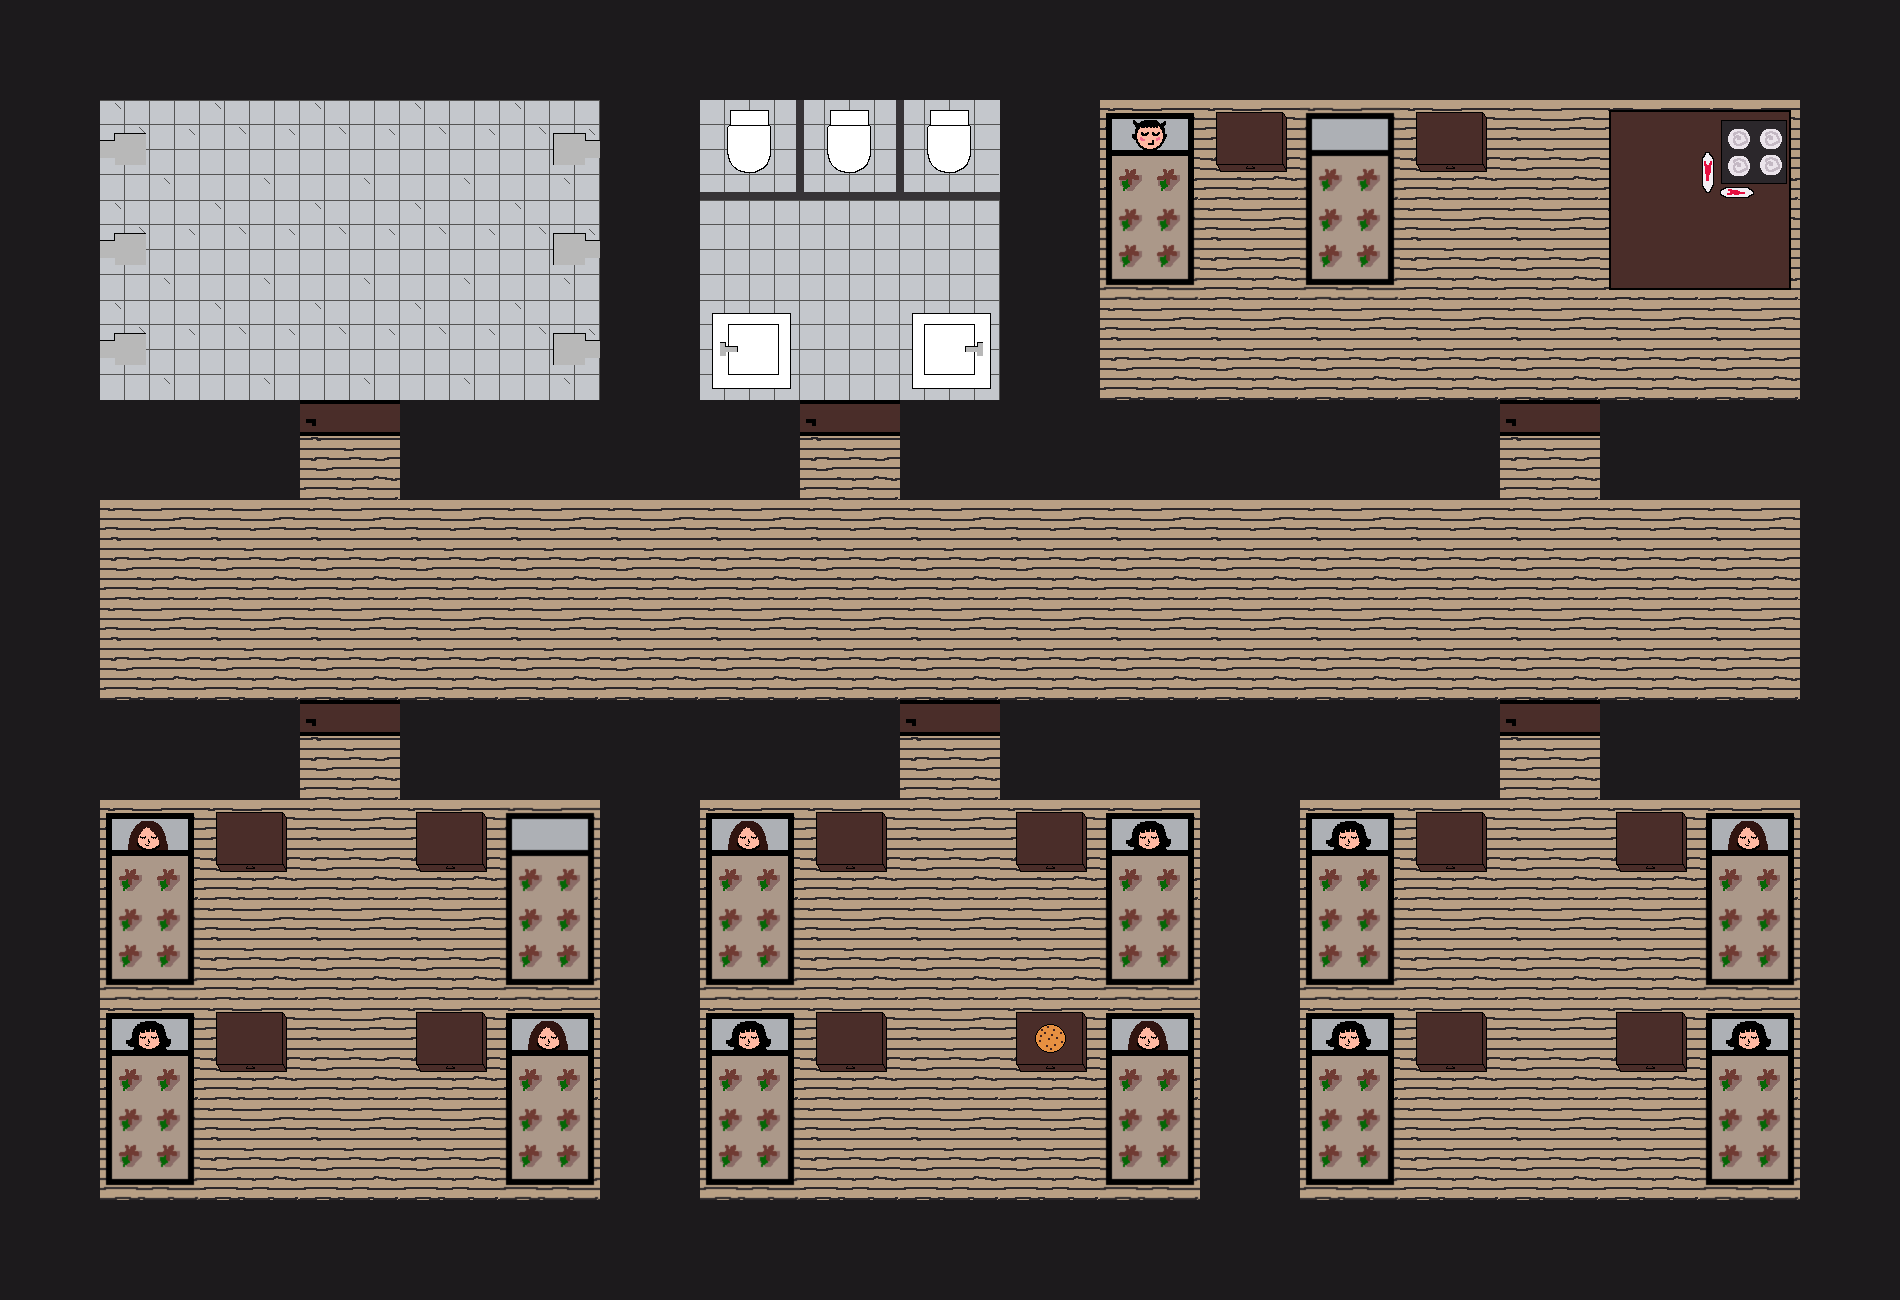

A 2D game scene composited from a Tiled map and its tileset images. What follows is a short description and the map's XML, with every tile layer's data as written:
An orthogonal 19x13 tile map with 100x100 px tiles, 1 tile layer (Tiles).

<map version="1.10" tiledversion="1.10.2" orientation="orthogonal" renderorder="right-down" width="19" height="13" tilewidth="100" tileheight="100" infinite="0" nextlayerid="2" nextobjectid="1">
 <tileset firstgid="1" source="tiles.tsx" />
 <layer id="1" name="Tiles" width="19" height="13">
  <data encoding="csv">
24,24,24,24,24,24,24,24,24,24,24,24,24,24,24,24,24,24,24,
24,11,1,1,1,12,24,16,17,18,24,3,19,4,19,8,21,23,24,
24,11,1,1,1,12,24,9,9,9,24,2,8,2,8,8,10,7,24,
24,11,1,1,1,12,24,13,9,14,24,8,8,8,8,8,8,8,24,
24,24,24,25,24,24,24,24,25,24,24,24,24,24,24,25,24,24,24,
24,8,8,8,8,8,8,8,8,8,8,8,8,8,8,8,8,8,24,
24,8,8,8,8,8,8,8,8,8,8,8,8,8,8,8,8,8,24,
24,24,24,25,24,24,24,24,24,25,24,24,24,24,24,25,24,24,24,
24,5,19,8,19,4,24,5,19,8,19,6,24,6,19,8,19,5,24,
24,2,8,8,8,2,24,2,8,8,8,2,24,2,8,8,8,2,24,
24,6,19,8,19,5,24,6,19,8,20,5,24,6,19,8,19,6,24,
24,2,8,8,8,2,24,2,8,8,8,2,24,2,8,8,8,2,24,
24,24,24,24,24,24,24,24,24,24,24,24,24,24,24,24,24,24,24
</data>
 </layer>
</map>
